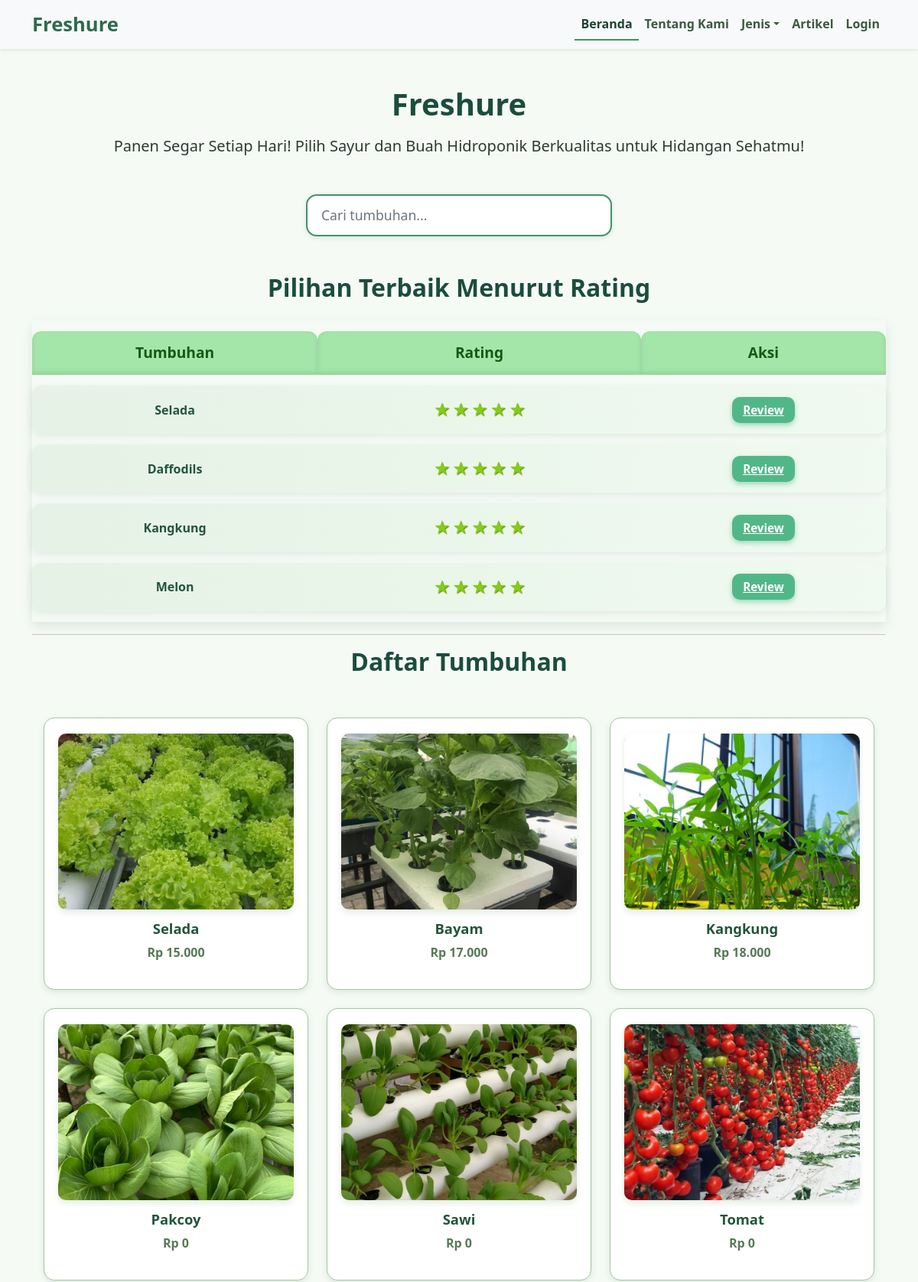
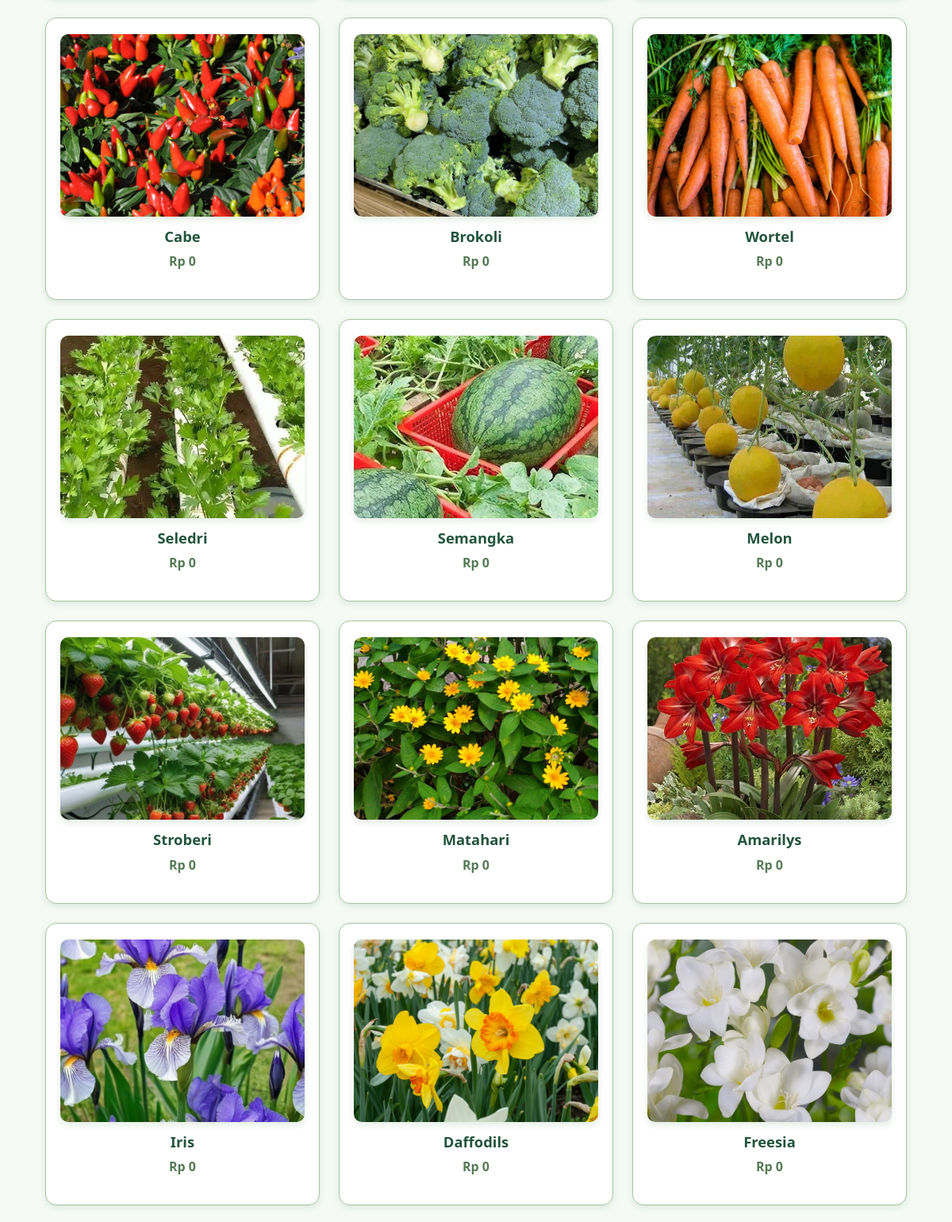
The page /Beranda.php (upper part) on the database its author committed (2 pictures, top to bottom).
### tables this page shows
CREATE TABLE `crud_041_book` (
  `id` int(11) NOT NULL,
  `title` varchar(255) NOT NULL,
  `price` int(100) DEFAULT NULL,
  `genre` varchar(100) NOT NULL,
  `description` text DEFAULT NULL,
  `image_url` varchar(255) DEFAULT NULL,
  `review_page_url` varchar(255) DEFAULT NULL,
  `id_book` varchar(255) DEFAULT NULL
);

### Beranda.php (the view, shortened to what this page needs)
<?php
include("database/db.php");
$username = '';
$query = "
    SELECT b.id_book, b.title, b.price,
           ROUND(AVG(br.rating),1) AS average_rating
    FROM crud_041_book b
    LEFT JOIN crud_041_book_reviews br ON b.id_book = br.book_id
    GROUP BY b.id_book, b.title, b.price
    ORDER BY average_rating DESC
";
$result = mysqli_query($conn, $query);
$queryAllBook = "SELECT * FROM crud_041_book";
$resultAllBook = mysqli_query($conn, $queryAllBook);
?>
<!DOCTYPE html>
<html lang="id">
<head>
  <link href="https://cdn.jsdelivr.net/npm/bootstrap@5.0.2/dist/css/bootstrap.min.css" rel="stylesheet" />
  <link rel="stylesheet" href="css/styleberanda.css" />
</head>
<body>
<nav class="navbar navbar-expand-lg navbar-light bg-light shadow-sm">
  <div class="container">
    <a class="navbar-brand text-success fw-bold" href="Beranda.php">Freshure</a>
    <div class="collapse navbar-collapse" id="navbarNav">
      <ul class="navbar-nav ms-auto">
        <li class="nav-item"><a class="nav-link active" href="Beranda.php">Beranda</a></li>
        <li class="nav-item"><a class="nav-link" href="about.php">Tentang Kami</a></li>
        <li class="nav-item dropdown">
          <a class="nav-link dropdown-toggle" href="#" id="jenisDropdown" role="button" data-bs-toggle="dropdown" aria-expanded="false">Jenis</a>
        </li>
        <li class="nav-item"><a class="nav-link" href="artikel.php"> Artikel</a></li>
        <li class="nav-item">
          <?php if ($username): ?>
            <a class="nav-link" href="log/logout.php">Logout</a>
          <?php else: ?>
            <a class="nav-link" href="log/login2.php">Login</a>
          <?php endif; ?>
        </li>
      </ul>
    </div>
  </div>
</nav>
<div class="container my-5">
  <h1 class="text-center mb-3">Freshure</h1>
  <p class="lead text-center mb-5">
    Panen Segar Setiap Hari! Pilih Sayur dan Buah Hidroponik Berkualitas untuk Hidangan Sehatmu!
  </p>
  <div class="mb-4 mx-auto" style="max-width:400px;">
    <input type="text" id="searchInput" class="form-control" placeholder="Cari tumbuhan..." onkeyup="searchBooks()">
  </div>
  <h2 class="text-center mt-5 mb-4">Pilihan Terbaik Menurut Rating</h2>
<table class="table-custom">
  <thead>
    <tr>
      <th>Tumbuhan</th>
      <th>Rating</th>
      <th>Aksi</th>
    </tr>
  </thead>
  <tbody>
  <?php if (mysqli_num_rows($result) > 0): ?>
    <?php while ($row = mysqli_fetch_assoc($result)):
      $fullStars = floor($row['average_rating']);
    ?>
    <?php if ($row['average_rating'] > 4): ?>
      <tr onclick="location.href='review.php?id_book=<?= urlencode($row['id_book']) ?>'">
        <td><?= htmlspecialchars($row['title']) ?></td>
        <td>
          <?php
          for ($i = 0; $i < $fullStars; $i++) echo '<span class="star-icon">★</span>';
          ?>
        </td>
        <td>
          <a href="review.php?id_book=<?= urlencode($row['id_book']) ?>" class="btn-sm">Review</a>
        </td>
      </tr>
    <?php endif; ?>
    <?php endwhile; ?>
  <?php else: ?>
    <tr><td colspan="3">Tidak ada data.</td></tr>
  <?php endif; ?>
  </tbody>
</table>
<hr>
  <h2 class="text-center mb-4">Daftar Tumbuhan</h2>
  <div class="book-list" id="bookList">
    <?php while($row = mysqli_fetch_assoc($resultAllBook)): ?>
      <div class="book-item <?= htmlspecialchars($row['genre']) ?>"
           onclick="location.href='informasi.php?id_book=<?= urlencode($row['id_book']) ?>'">
        <img src="<?= htmlspecialchars($row['image_url']) ?>" alt="<?= htmlspecialchars($row['title']) ?>" />
        <h5><?= htmlspecialchars($row['title']) ?></h5>
        <p>Rp <?= number_format($row['price'],0,',','.') ?></p>
      </div>
    <?php endwhile; ?>
  </div>
</div>
</body>
</html>

### css/styleberanda.css (style rules this page uses)
body { background-color: #f5faf5; font-family: 'Segoe UI', Tahoma, Geneva, Verdana, sans-serif; color: #2d3a2f; margin: 0; }
h1, h2, h4 { color: #1b4d3e; font-weight: 700; }
.navbar-brand { font-weight: 700; color: #2d6a4f !important; font-size: 1.6rem; }
.nav-link { color: #3a5a40 !important; transition: all 0.3s ease; font-weight: 600; font-size: 1rem; }
.nav-link:hover, .nav-link.active { color: #1b4332 !important; border-bottom: 2px solid #40916c; }
.book-list { display: grid; grid-template-columns: repeat(auto-fit, minmax(260px, 1fr)); gap: 24px; padding: 30px 15px; }
.book-item { background-color: #ffffff; border: 1.5px solid #a7c4a0; border-radius: 14px; padding: 20px 18px; text-align: center; box-shadow: 0 3px 8px rgba(41, 96, 60, 0.12); cursor: pointer; transition: transform 0.3s ease, box-shadow 0.3s ease; }
.book-item img { width: 100%; height: 230px; object-fit: cover; border-radius: 10px; margin-bottom: 14px; box-shadow: 0 4px 8px rgba(66, 133, 66, 0.15); }
.book-item h5 { font-size: 1.15rem; margin-bottom: 8px; color: #22543d; font-weight: 700; }
.book-item p { color: #557a55; font-weight: 600; }
.table-custom { width: 100%; border-collapse: separate; border-spacing: 0 14px; font-family: 'Segoe UI', Tahoma, Geneva, Verdana, sans-serif; box-shadow: 0 6px 14px rgba(41, 96, 60, 0.12); }
.table-custom thead tr th { background-color: #a4e6aa; color: #135a13; padding: 14px 24px; text-align: center; font-weight: 700; font-size: 1.2rem; border-top-left-radius: 12px; border-top-right-radius: 12px; user-select: none; box-shadow: inset 0 -3px 6px rgba(0,0,0,0.1); }
.table-custom tbody tr { background: linear-gradient(90deg, #e6f2e6 0%, #f0faf0 100%); border-radius: 12px; box-shadow: 0 3px 10px rgba(41, 96, 60, 0.1); transition: background-color 0.3s ease, transform 0.3s ease; cursor: pointer; }
.table-custom tbody tr td { padding: 16px 24px; text-align: center; vertical-align: middle; font-size: 1rem; color: #22543d; border: none; font-weight: 600; }
.table-custom tbody tr td:first-child { border-top-left-radius: 12px; border-bottom-left-radius: 12px; }
.table-custom tbody tr td:last-child { border-top-right-radius: 12px; border-bottom-right-radius: 12px; }
.star-icon { color: #84cc16; font-size: 1.3rem; margin: 0 3px; text-shadow: 1px 1px 1px #609012; user-select: none; }
.btn-sm { background-color: #52b788; border: none; color: white; padding: 7px 14px; border-radius: 10px; font-weight: 700; font-size: 0.95rem; transition: background-color 0.3s ease, box-shadow 0.3s ease; box-shadow: 0 3px 6px rgba(82, 183, 136, 0.5); }
#searchInput { width: 100%; max-width: 400px; margin: 0 auto 30px; display: block; padding: 12px 18px; font-size: 1.1rem; border-radius: 14px; border: 2px solid #40916c; outline: none; transition: border-color 0.3s ease, box-shadow 0.3s ease; box-shadow: 0 2px 6px rgba(66, 131, 66, 0.15); }

### rows shown on the page
crud_041_book: image_url (picture), title "Selada", price "15.000"
crud_041_book: image_url (picture), title "Bayam", price "17.000"
crud_041_book: image_url (picture), title "Kangkung", price "18.000"
crud_041_book: image_url (picture), title "Pakcoy", price "0"
crud_041_book: image_url (picture), title "Sawi", price "0"
crud_041_book: image_url (picture), title "Tomat", price "0"
crud_041_book: image_url (picture), title "Cabe", price "0"
crud_041_book: image_url (picture), title "Brokoli", price "0"
crud_041_book: image_url (picture), title "Wortel", price "0"
crud_041_book: image_url (picture), title "Seledri", price "0"
crud_041_book: image_url (picture), title "Semangka", price "0"
crud_041_book: image_url (picture), title "Melon", price "0"
crud_041_book: image_url (picture), title "Stroberi", price "0"
crud_041_book: image_url (picture), title "Matahari", price "0"
crud_041_book: image_url (picture), title "Amarilys", price "0"
crud_041_book: image_url (picture), title "Iris", price "0"
crud_041_book: image_url (picture), title "Daffodils", price "0"
crud_041_book: image_url (picture), title "Freesia", price "0"

### other values the page prints
$row['title'] "Selada"
$row['title'] "Daffodils"
$row['title'] "Kangkung"
$row['title'] "Melon"
